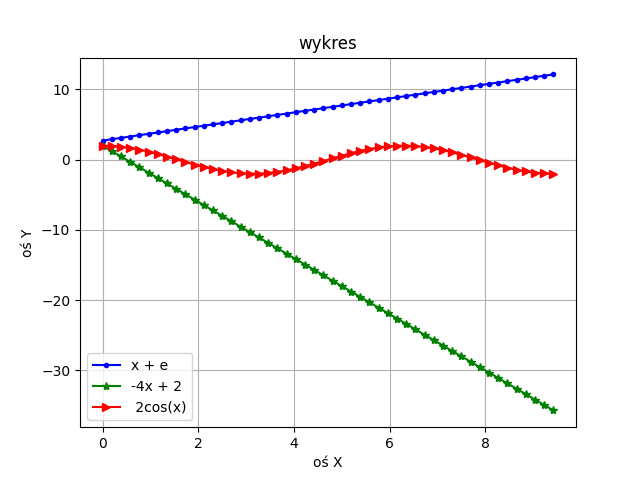

Write Python code to recreate this figure.


import numpy as np
import matplotlib.pyplot as plt


x = np.linspace(0, 3* np.pi,50)
y1 = x + np.exp(1)
y2 = -4*x + 2
y3 = np.cos(x)*2

plt.plot(x,y1, color='b', marker='.', label='x + e')
plt.plot(x,y2, color='g', marker='*', label='-4x + 2')
plt.plot(x,y3, color='r', marker='>', label=' 2cos(x)')
plt.title('wykres')
plt.legend()
plt.grid(True)
plt.xlabel('oś X')
plt.ylabel('oś Y')
plt.savefig('zad1.png',format='png')
plt.show()
